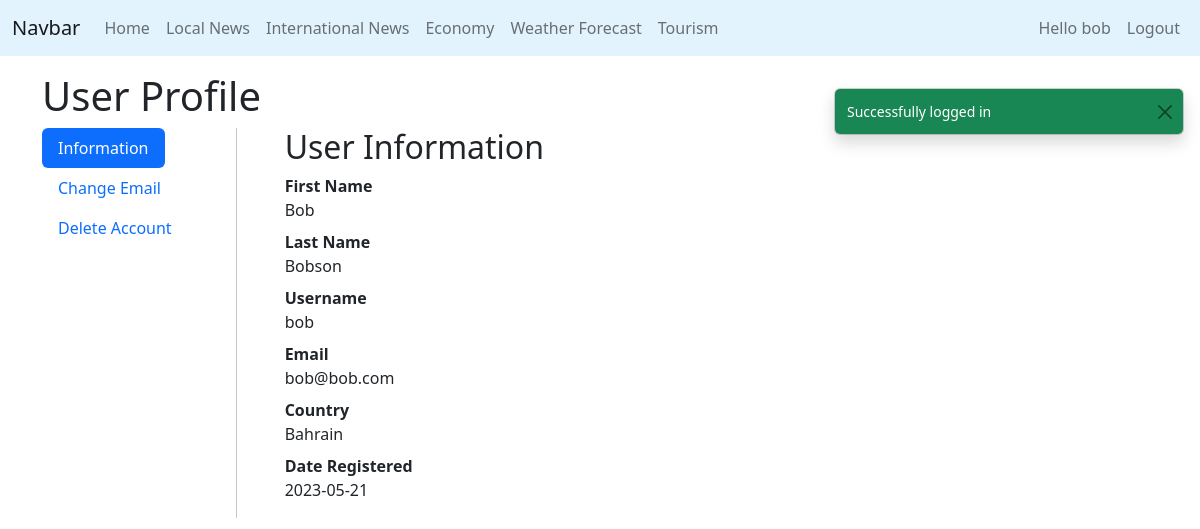
The app's page /user/profile.php (signed in) with its own data.
### tables this page shows
CREATE TABLE `Users` (
  `userId` int(20) NOT NULL,
  `firstName` varchar(250) NOT NULL,
  `lastName` varchar(250) NOT NULL,
  `userName` varchar(250) NOT NULL,
  `password` varchar(250) NOT NULL,
  `email` varchar(250) NOT NULL,
  `type` varchar(10) NOT NULL,
  `description` varchar(250) DEFAULT NULL,
  `country` varchar(250) NOT NULL,
  `date` date NOT NULL
);

### Database.php (called while the page is built, shortened)
<?php
class Database
{
    public static $instance = null;
    public $mysqli = null;
    private function __construct()
    {
        if ($this->mysqli == null) {
            $this->mysqli = new mysqli(DB_HOSTNAME, DB_USERNAME, DB_PASSWORD, DB_DATABASE);
            $this->mysqli->set_charset('utf8mb4');
        }
    }
    public static function getInstance(): self
    {
        if (self::$instance == null) {
            return new self();
        }
    }
    public function escape(string $string): string
    {
        return $this->mysqli->real_escape_string($string);
    }
    public function query(string $sql): object
    {
        $result = $this->mysqli->query($sql);
        return $result;
    }
}

### models/User.php (called while the page is built, shortened)
<?php
class User
{
    private static function __set_state(array $state): User
    {
        return new User(
            $state['userId'],
            $state['firstName'],
            $state['lastName'],
            $state['userName'],
            $state['password'],
            $state['email'],
            $state['type'],
            $state['description'],
            $state['date'],
            $state['country']
        );
    }
    private function __construct(
        int $userId,
        string $firstName,
        string $lastName,
        string $userName,
        string $password,
        string $email,
        string $type,
        ?string $description,
        string $date,
        string $country
    ) {
        $this->firstName = $firstName;
        $this->lastName = $lastName;
        $this->userName = $userName;
        $this->email = $email;
        $this->date = $date;
        $this->country = $country;
    }
    public static function from_username(string $username): ?User
    {
        $db = Database::getInstance();
        $result = $db
            ->query('select * from `Users` where username = \'' . $db->escape($username) . '\'');
        $row = $result->fetch_assoc();
        if ($row != null) {
            return User::__set_state($row);
        } else {
            return null;
        }
    }
}

### user/profile.php (the view, shortened to what this page needs)
<?php
include PROJECT_ROOT . '/header.html';
?>
<div class="container">
  <h1>User Profile</h1>
  <div class="flex-column flex-sm-row d-flex gap-5">
    <ul class="nav nav-pills flex-sm-column" id="myTab" role="tablist">
  <li class="nav-item" role="presentation">
    <button class="nav-link active" id="info-tab" data-bs-toggle="tab" data-bs-target="#info-tab-pane" type="button" role="tab" aria-controls="info-tab-pane" aria-selected="true">Information</button>
  </li>
  <li class="nav-item" role="presentation">
    <button class="nav-link" id="email-tab" data-bs-toggle="tab" data-bs-target="#email-tab-pane" type="button" role="tab" aria-controls="email-tab-pane" aria-selected="false">Change Email</button>
  </li>
  <li class="nav-item" role="presentation">
    <button class="nav-link" id="delete-tab" data-bs-toggle="tab" data-bs-target="#delete-tab-pane" type="button" role="tab" aria-controls="delete-tab-pane" aria-selected="false">Delete Account</button>
  </li>
</ul>
<div class="tab-content" id="myTabContent">
  <div class="tab-pane fade show active" id="info-tab-pane" role="tabpanel" aria-labelledby="info-tab" tabindex="0">
        <h2>User Information</h2>
        <dl>
          <dt>First Name</dt>
          <dd><?= $user->firstName ?></dd>
          <dt>Last Name</dt>
          <dd><?= $user->lastName ?></dd>
          <dt>Username</dt>
          <dd><?= $user->userName ?></dd>
          <dt>Email</dt>
          <dd><?= $user->email ?></dd>
          <dt>Country</dt>
          <dd><?= $user->country ?></dd>
          <dt>Date Registered</dt>
          <dd><?= $user->date ?></dd>
        </dl>
      </div>
</div>
  </div>
</div>

### records on screen
users: firstName "Bob", lastName "Bobson", userName "bob", email "bob@bob.com", country "Bahrain", date "2023-05-21"

### other values on screen
$_SESSION['username'] "bob"
